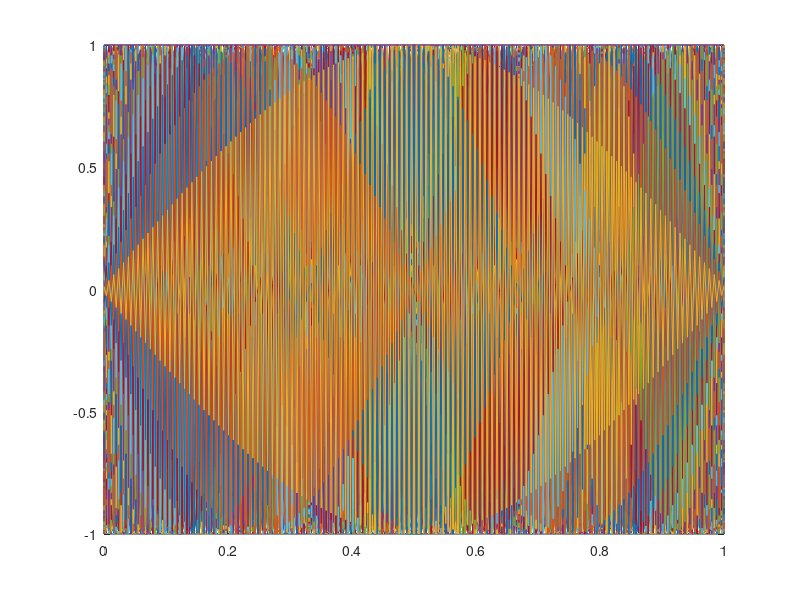

Write the MATLAB code that produced this figure.

m=4;
p=0.5;
q=0.5;
measure = [p/2 (1-p)/2 (1-p)/2 p/2];
resistance = [q/2 (1-q)/2 (1-q)/2 q/2];
for i = 2:m
    measure = repelem(measure,4);
    measure = measure.*repmat([p/2 (1-p)/2 (1-p)/2 p/2],1,length(measure)/4);
    resistance = repelem(resistance,4);
    resistance = resistance.*repmat([q/2 (1-q)/2 (1-q)/2 q/2],1,length(resistance)/4);
end
laplacian=zeros(4^m-1,4^m-1);
for i = 1:4^m-1
    avgmeasure = (measure(i)+measure(i+1))/2;
    laplacian(i,i) = (1/avgmeasure)*(1/resistance(i)+1/resistance(i+1));
end
for i = 1:4^m-2
    avgmeasure = (measure(i)+measure(i+1))/2;
    laplacian(i,i+1) = (1/avgmeasure)*(-1/resistance(i+1));
end
for i = 2:4^m-1
    avgmeasure = (measure(i)+measure(i+1))/2;
    laplacian(i,i-1) = (1/avgmeasure)*(-1/resistance(i));
end
[V,D] = eig(laplacian);
V = V*(1/(max(max(V))));
plot(linspace(0,1,4^m-1)',[V(:,1:end) (resistance(2:end).*(1/max(resistance)))'])


    
    
